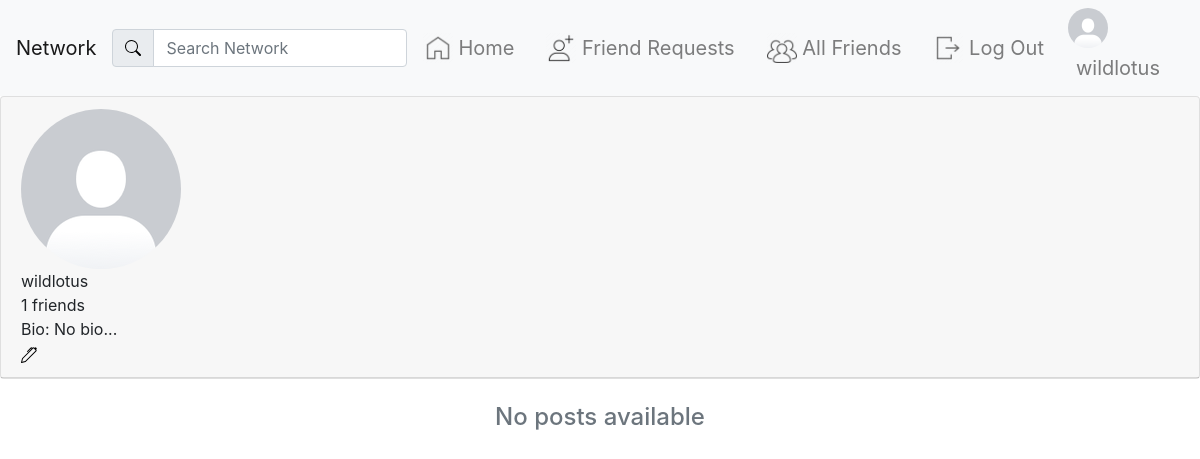
Page /profile/12 (signed in) on the earlier database version.
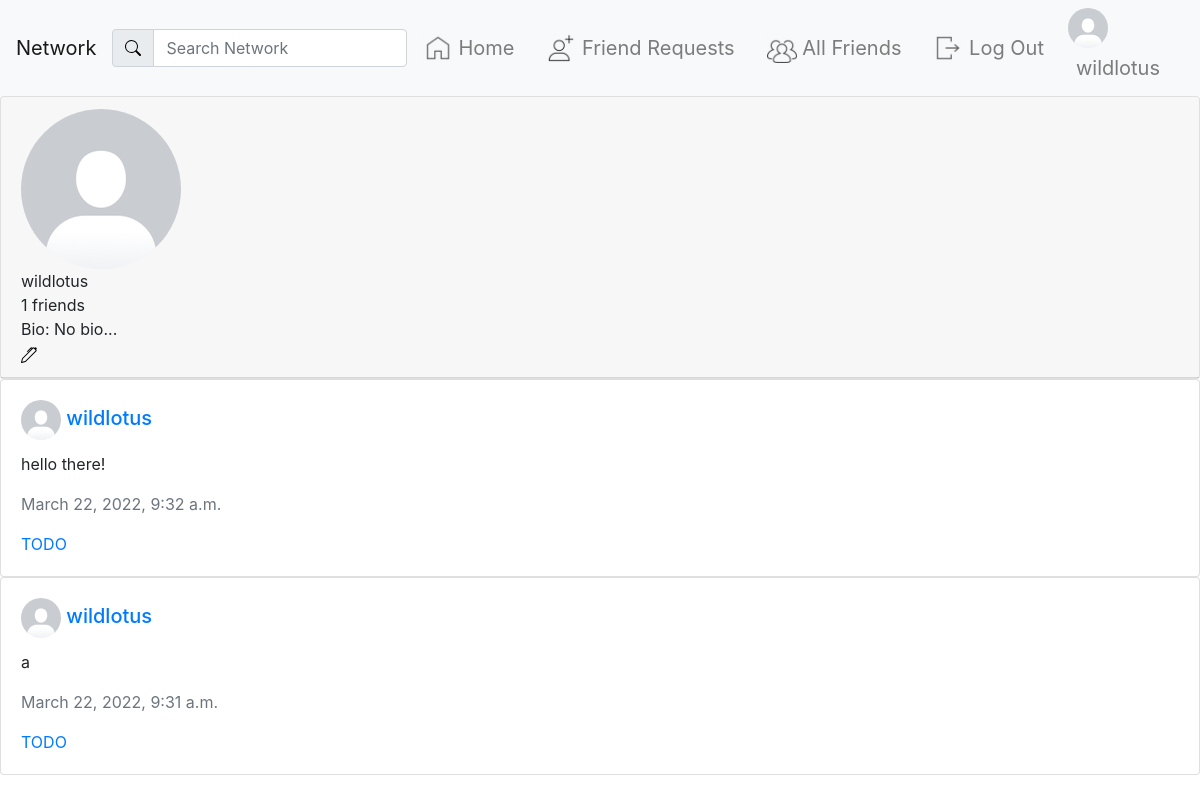
Same page on the later database version.
### network/models.py (models this page shows)
class User(AbstractUser):
    pass

class UserProfile(models.Model):
    user = models.OneToOneField(User, primary_key=True, related_name="profile", on_delete=models.CASCADE)
    name = models.CharField(max_length=64, blank=True, null=True)
    bio = models.TextField(blank=True, default="No bio...")
    picture = models.ImageField(blank=True, default="default_profile_image.png")
    friends = models.ManyToManyField(User, blank=True, related_name="friends")

class Post(models.Model):
    author = models.ForeignKey(UserProfile, on_delete=models.CASCADE)
    description = models.CharField(max_length=64)
    only_friends = models.BooleanField(default=False)
    only_me = models.BooleanField(default=False)
    timestamp = models.DateTimeField(default=timezone.now)

### network/views.py (the view)
# urls.py: path("profile/<int:profile_id>", views.show_profile, name="profile"),
def show_profile(request, profile_id):
    try:
        profile = UserProfile.objects.get(pk=profile_id)
        context = {
            "profile": profile,
            "posts": Post.objects.filter(author=profile).order_by('-timestamp'),
            "friend_request_available": not request.user.is_anonymous and not profile.user in request.user.profile.friends.all() and profile.user != request.user,
            "currently_friended": not request.user.is_anonymous and profile.user in request.user.profile.friends.all(),
            "friend_request_available": not request.user.is_anonymous and profile.user != request.user and not profile.user in request.user.profile.friends.all(),
        }
        if request.user.is_authenticated:
            context["self_in_friend_request"] = self_in_friend_request(profile.user, request.user)
            context["self_in_profile_friend_request"] = self_in_profile_friend_request(request.user, profile.user)
            if self_in_profile_friend_request(request.user, profile.user):
                friend_request = FriendRequest.objects.get(to_user=request.user, from_user=profile.user)
                context["friend_request_id"] = friend_request.id
            if request.user != profile.user:
                context["mutual_friends"] = mutual_friends(request.user.profile, profile)
                context["mutual_friends_amount"] = mutual_friends(request.user.profile, profile).count()
    except UserProfile.DoesNotExist:
        return JsonResponse({"error": "User matching query does not exist."})
    return render(request, "network/profile.html", context)

### network/views.py (called while the page is built)
def self_in_friend_request(to_user, from_user):
    try:
        FriendRequest.objects.get(to_user=to_user, from_user=from_user)
        return True
    except FriendRequest.DoesNotExist:
        return False

def self_in_profile_friend_request(to_user, from_user):
    try:
        FriendRequest.objects.get(to_user=to_user, from_user=from_user)
        return True
    except FriendRequest.DoesNotExist:
        return False

### network/templates/network/profile.html (shortened to what this page needs)
{% extends "network/layout.html" %} {% load static %}
{% block body %}
    <div id="profile">
        <div class="card">
            <div class="card-header">
                <div>
                    <img class="profile_picture" src="{{ profile.picture.url }}" alt="Profile Picture" style="border-radius: 50%">
                    <div class="profile-username">
                        {{ profile.user.username }}
                    </div>
                    <div>
                        <span id="friends_amount">{{ profile.friends.count }} friends</span>
                    </div>
                    <div class="profile-bio">
                        Bio: {{ profile.bio }}
                    </div>
                </div>
                <div>
                    {% if request.user == profile.user %}
                        <a href="{% url 'edit_profile' profile.user.id %}">
                            <img src="{% static 'network/images/pen.svg' %}" alt="Profile Edit Button">
                        </a>
                    {% endif %}
                </div>
            </div>
        </div>
    </div>
    {% for post in posts %}
        {% include "network/posts.html" %}
    {% empty %}
        <div class="d-flex justify-content-center text-muted">
            <h4 class="mt-4">No posts available</h4>
        </div>
    {% endfor %}
{% endblock body %}

### network/templates/network/layout.html (shortened to what this page needs)
{% load static %}
<!DOCTYPE html>
<html lang="en">
<head>
    <link rel="stylesheet" href="https://stackpath.bootstrapcdn.com/bootstrap/4.4.1/css/bootstrap.min.css">
    <link rel="stylesheet" href="{% static 'network/css/styles.css' %}">
</head>
<body>
    <nav class="navbar navbar-expand-lg navbar-light bg-light">
        <a class="navbar-brand" href="{% url 'index' %}">Network</a>
        <form class="form-inline" action="{% url 'search_results' %}" method="get">
            <div class="input-group">
                <div class="input-group-prepend">
                    <span class="input-group-text" id="basic-addon1">
                        <img src="{% static 'network/images/search.svg' %}" alt="">
                    </span>
                </div>
                <input class="form-control mr-sm-2" type="search" placeholder="Search Network" aria-label="Search" name="q">
            </div>
        </form>
        <div class="collapse navbar-collapse" id="navbarNav">
            <ul class="navbar-nav mx-auto">
                <li class="nav-item">
                    <a class="navbar-brand nav-link" href="{% url 'index' %}">
                        <img src="{% static 'network/images/Home_homepage_interface-256.webp' %}" width="30" class="d-inline-block align-top" alt="">
                        Home
                    </a>
                </li>
                {% if user.is_authenticated %}
                <li class="nav-item">
                    <a class="navbar-brand nav-link" href="{% url 'friend_requests' %}">
                        <img src="{% static 'network/images/7282320.png' %}" width="30" class="d-inline-block align-top" alt="">
                        Friend Requests
                    </a>
                </li>
                <li class="nav-item">
                    <a class="navbar-brand nav-link" href="{% url 'friends' user.id %}">
                        <img src="{% static 'network/images/users2-1-256.webp' %}" width="30" class="d-inline-block align-top" alt="">
                        All Friends
                    </a>
                </li>
                <li class="nav-item">
                    <a class="navbar-brand nav-link" href="{% url 'logout' %}">
                        <img src="{% static 'network/images/exit_logout_sign-256.webp' %}" width="30" height="30" class="d-inline-block align-top" alt="">
                        Log Out
                    </a>
                </li>
                {% endif %}
            </ul>
            {% if user.is_authenticated %}
                <ul class="navbar-nav ml-auto">
                    <li class="nav-item">
                        <img src="{{ user.profile.picture.url }}" alt="Logged in Profile Picture" width="40" height="40" style="border-radius: 50%;">
                        <a class="nav-link navbar-brand" href="{% url 'profile' user.id %}" id="profile">{{ user.username }}</a>
                    </li>
                </ul>
            {% endif %}
        </div>
    </nav>
    <div class="body">
        {% block body %}
        {% endblock %}
    </div>
</body>
</html>

### network/templates/network/posts.html
{% load static %}
{% if post.only_friends %}
    {% if post.author.user in request.user.profile.friends.all or request.user in post.author.friends.all or post.author.user == request.user %}
        <div class="card">
            <div class="card-body">
                <h5 class="card-title">
                    <img src="{{ post.author.picture.url }}" alt="Post Auhor Profile Picture" width="40px" height="40px"
                        style="border-radius: 50%">
                    <a href="{% url 'profile' post.author.user.id %}">{{ post.author.user.username }}</a>
                </h5>
                <p class="card-text">{{ post.description }}</p>
                <p class="card-text text-muted">{{ post.timestamp }}</p>
                <a href="#" class="card-link">TODO</a>
            </div>
        </div>
    {% endif %}
{% endif %}
{% if post.only_me and post.author.user == request.user %}
    <div class="card">
        <div class="card-body">
            <h5 class="card-title">
                <img src="{{ post.author.picture.url }}" alt="Post Auhor Profile Picture" width="40px" height="40px"
                    style="border-radius: 50%">
                <a href="{% url 'profile' post.author.user.id %}">{{ post.author.user.username }}</a>
            </h5>
            <p class="card-text">{{ post.description }}</p>
            <p class="card-text text-muted">{{ post.timestamp }}</p>
            <a href="#" class="card-link">TODO</a>
        </div>
    </div>
{% endif %}

Differences in the rows shown:
added Post: author.picture (placeholder picture), author.user.username "wildlotus", description "hello there!", timestamp "March 22, 2022, 9:32 a.m."
added Post: author.picture (placeholder picture), author.user.username "wildlotus", description "a", timestamp "March 22, 2022, 9:31 a.m."
Other differences:
text no longer shown: "No posts available"
